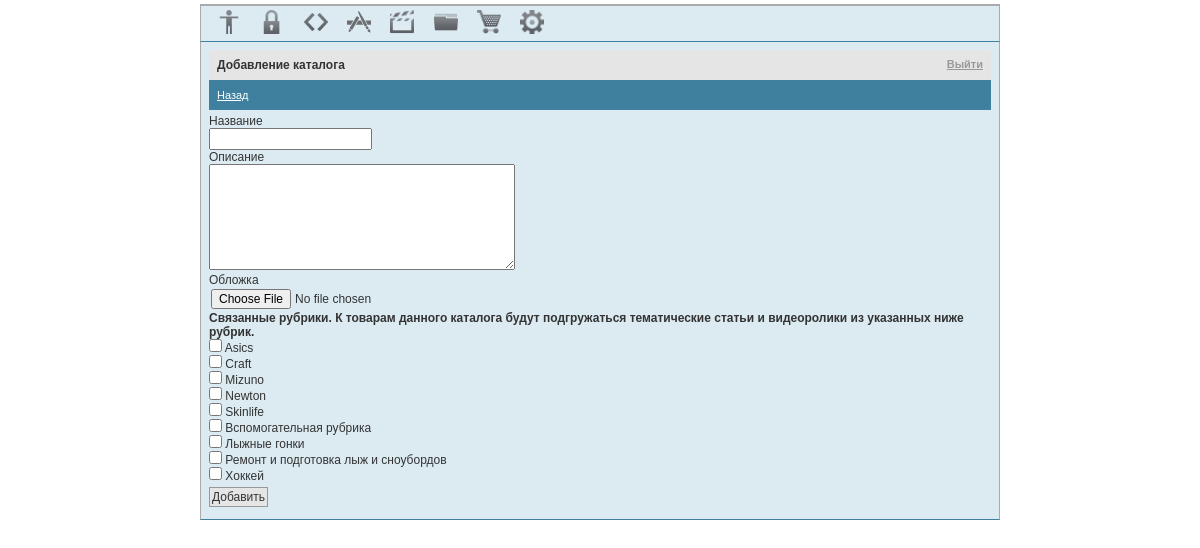
Screenshot of /admin/index.php?p=catalog_add&parent=1 (signed in) with the database file from the repository.
### tables this page shows
CREATE TABLE `heading` (
  `id_heading` int(11) NOT NULL AUTO_INCREMENT,
  `name` text NOT NULL,
  `onMain` tinyint(1) NOT NULL DEFAULT '0' COMMENT 'Показывать на главной странице',
  PRIMARY KEY (`id_heading`)
);

### common/CPage.php (called while the page is built, shortened)
<?php
abstract class CPage {
        ?>
        <?php
    public function content() {
        if (function_exists('p_content'))
            return p_content();
    }
}
?>

### admin/_catalog_add.php (the view, shortened to what this page needs)
<?php
function p_dark_block() {
    ?>
    <a href="index.php?p=catalog">Назад</a>
    <?php
}
function p_content() {
    ?>
    <form action="catalog_add.php" method="post" enctype="multipart/form-data" >
        <p>Название</p>
        <input type="text" name="name" required="required" />
        <p>Описание</p>
        <textarea name="description" ></textarea>
        <p>Обложка</p>
        <input type="file" name="cover" accept="image/jpeg" />
        <p><b>Связанные рубрики. К товарам данного каталога будут подгружаться тематические статьи и видеоролики из указанных ниже рубрик.</b></p>
        <?php
        $result = mysql_query("SELECT * FROM `heading` ORDER BY `name` ASC");
        while ($row = mysql_fetch_array($result)) {
            echo "<p><input id='heading" . $row['id_heading'] . "' name='id_heading[]' type='checkbox' value='" . $row['id_heading'] . "' /> <label for='heading" . $row['id_heading'] . "'>" . $row['name'] . "</label></p>";
        }
        ?>
        <input type="submit" value="Добавить"/>
    </form>
    <?php
}
?>

### admin/css/general.css (style rules this page uses)
* { margin: 0; padding: 0; direction: ltr; font-family: tahoma, arial, verdana, sans-serif, Lucida Sans; font-size: 12px; color: #333333; }
html,body { background-color: white; }
a { cursor: pointer; }
button, input[type=submit] { background-color: #e5e5e5; border: 1px solid #999999; cursor: pointer; padding: 2px; margin: 4px 0; }
input, textarea, select { padding: 2px; margin: 0 auto; }
textarea { min-height: 100px; min-width: 300px; }
.dark_block a { color: white; margin-right: 16px; font-size: 11px; }

### rows the page displays
heading: name "Asics"
heading: name "Craft"
heading: name "Mizuno"
heading: name "Newton"
heading: name "Skinlife"
heading: name "Вспомогательная рубрика"
heading: name "Лыжные гонки"
heading: name "Ремонт и подготовка лыж и сноубордов"
heading: name "Хоккей"

### other values shown
$page->description() "Добавление каталога"
